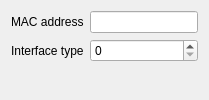
     <widget class="QWidget" name="mac_tab">
      <attribute name="icon">
       <iconset theme="network-wired"></iconset>
      </attribute>
      <attribute name="title">
       <string>MAC</string>
      </attribute>
      <layout class="QFormLayout" name="formLayout">
       <property name="labelAlignment">
        <set>Qt::AlignRight|Qt::AlignTrailing|Qt::AlignVCenter</set>
       </property>
       <item row="0" column="0">
        <widget class="QLabel" name="mac_address_label">
         <property name="toolTip">
          <string>MAC address</string>
         </property>
         <property name="statusTip">
          <string>MAC address</string>
         </property>
         <property name="whatsThis">
          <string>&lt;html&gt;&lt;head/&gt;&lt;body&gt;&lt;p&gt;MAC address&lt;/p&gt;&lt;/body&gt;&lt;/html&gt;</string>
         </property>
         <property name="text">
          <string>MAC address</string>
         </property>
        </widget>
       </item>
       <item row="0" column="1">
        <widget class="QLineEdit" name="mac_address_text">
         <property name="toolTip">
          <string>MAC address</string>
         </property>
         <property name="statusTip">
          <string>MAC address</string>
         </property>
         <property name="whatsThis">
          <string>&lt;html&gt;&lt;head/&gt;&lt;body&gt;&lt;p&gt;MAC address&lt;/p&gt;&lt;/body&gt;&lt;/html&gt;</string>
         </property>
        </widget>
       </item>
       <item row="1" column="0">
        <widget class="QLabel" name="if_type_label">
         <property name="toolTip">
          <string>Interface type</string>
         </property>
         <property name="statusTip">
          <string>Interface type</string>
         </property>
         <property name="whatsThis">
          <string>&lt;html&gt;&lt;head/&gt;&lt;body&gt;&lt;p&gt;Interface type&lt;/p&gt;&lt;/body&gt;&lt;/html&gt;</string>
         </property>
         <property name="text">
          <string>Interface type</string>
         </property>
        </widget>
       </item>
       <item row="1" column="1">
        <widget class="QSpinBox" name="if_type_number">
         <property name="toolTip">
          <string>Interface type</string>
         </property>
         <property name="statusTip">
          <string>Interface type</string>
         </property>
         <property name="whatsThis">
          <string>&lt;html&gt;&lt;head/&gt;&lt;body&gt;&lt;p&gt;Interface type&lt;/p&gt;&lt;/body&gt;&lt;/html&gt;</string>
         </property>
        </widget>
       </item>
      </layout>
     </widget>
